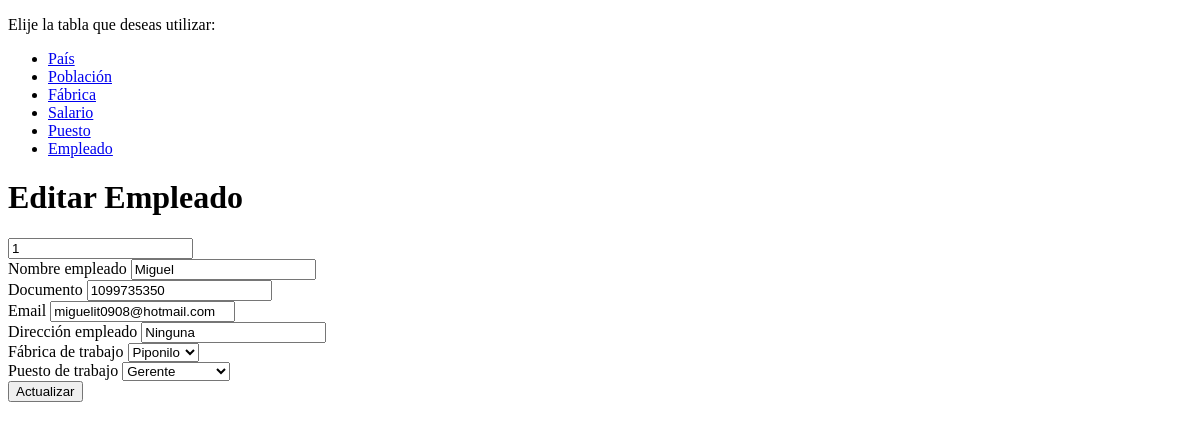
Page /gestion/formulario_editar_empleado/1/ on the earlier database version.
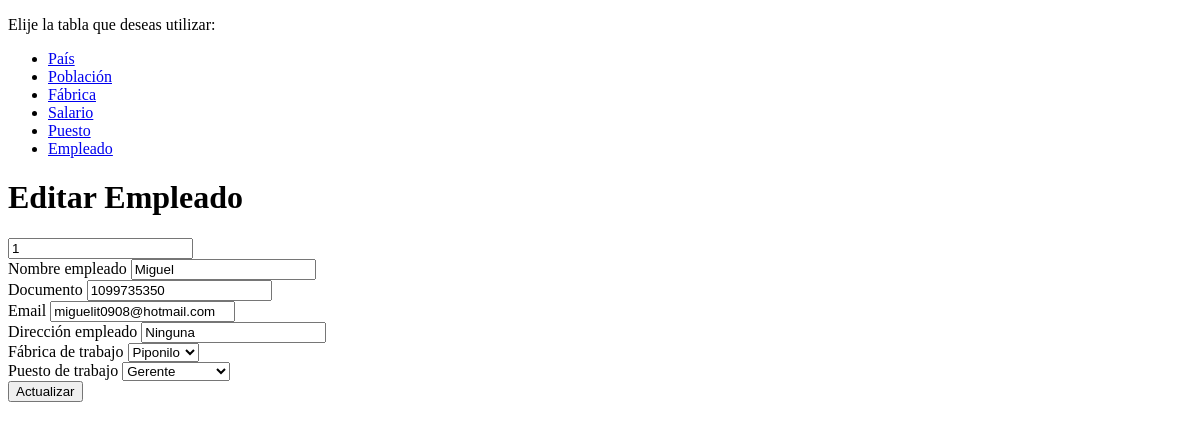
Same page on the later database version.
### gestion/models.py (models this page shows)
class Empleado(models.Model):
    nombre_empleado = models.CharField(max_length=50)
    documento = models.CharField(max_length=20)
    email = models.CharField(max_length=75)
    direccion_empleado = models.CharField(max_length=40)
    puesto = models.ForeignKey(Puesto, on_delete=models.PROTECT)
    fabrica = models.ForeignKey(Fabrica, on_delete=models.PROTECT)

### gestion/views.py (the view)
# urls.py: path('formulario_editar_empleado/<int:id>/', views.formulario_editar_empleado, name="formulario_editar_empleado"),
def formulario_editar_empleado(request, id):
    empleado = Empleado.objects.get(id=id)
    fabricas = Fabrica.objects.all()
    puestos = Puesto.objects.all()
    return render(request, 'editar_empleado.html', {
        'empleado': empleado,
        'fabricas': fabricas,
        'puestos': puestos,
    })

### templates/editar_empleado.html (shortened to what this page needs)
{% extends "layouts/app.html" %}
{% load static %}
{% block card_title %}
<h1>Editar Empleado</h1>
{% endblock card_title %}
{% block form %}
{% include "forms/form_editar_empleado.html" %}
{% endblock form %}

### templates/forms/form_editar_empleado.html (shortened to what this page needs)
<section class="seccion_formulario">
  <article class="card">
    <form action="{% url 'editar_empleado' %}" method="post">
      <input type="text" id="id" name="id" value={{ empleado.id }}>
      <div class="control">
        <label for="nombre_empleado">Nombre empleado</label>
        <input type="text" id="nombre_empleado" name="nombre_empleado" value={{ empleado.nombre_empleado }} required>
      </div>
      <div class="control">
        <label for="documento">Documento</label>
        <input type="text" id="documento" name="documento" value={{ empleado.documento }} required>
      </div>
      <div class="control">
        <label for="email">Email</label>
        <input type="text" id="email" name="email" value={{ empleado.email }} required>
      </div>
      <div class="control">
        <label for="direccion_empleado">Dirección empleado</label>
        <input type="text" id="direccion_empleado" name="direccion_empleado" value={{ empleado.direccion_empleado }} required>
      </div>
      <div>
        <label for="fabrica_id">Fábrica de trabajo</label>
        <select id="fabrica_id" name="fabrica_id" value= {{empleado.fabrica.id}}>
          {% for fabrica in fabricas %}
          <option value={{ fabrica.id }}>{{ fabrica.nombre_fabrica }}</option>
          {% endfor %}
      </div>
      <div>
        <label for="puesto_id">Puesto de trabajo</label>
        <select id="puesto_id" name="puesto_id" value= {{empleado.puesto.id}}>
          {% for puesto in puestos %}
          <option value={{ puesto.id }}>{{ puesto.nombre_puesto }}</option>
          {% endfor %}
      </div>
      <div>
        <button type="submit">Actualizar</button>
      </div>
    </form>
  </article>
</section>

Differences in the rows shown:
changed Empleado "miguelit0908@hotmail.com": nombre_empleado "Miguel" → (not shown)
Other differences:
form field nombre_empleado: (not shown) → "Miguel"
